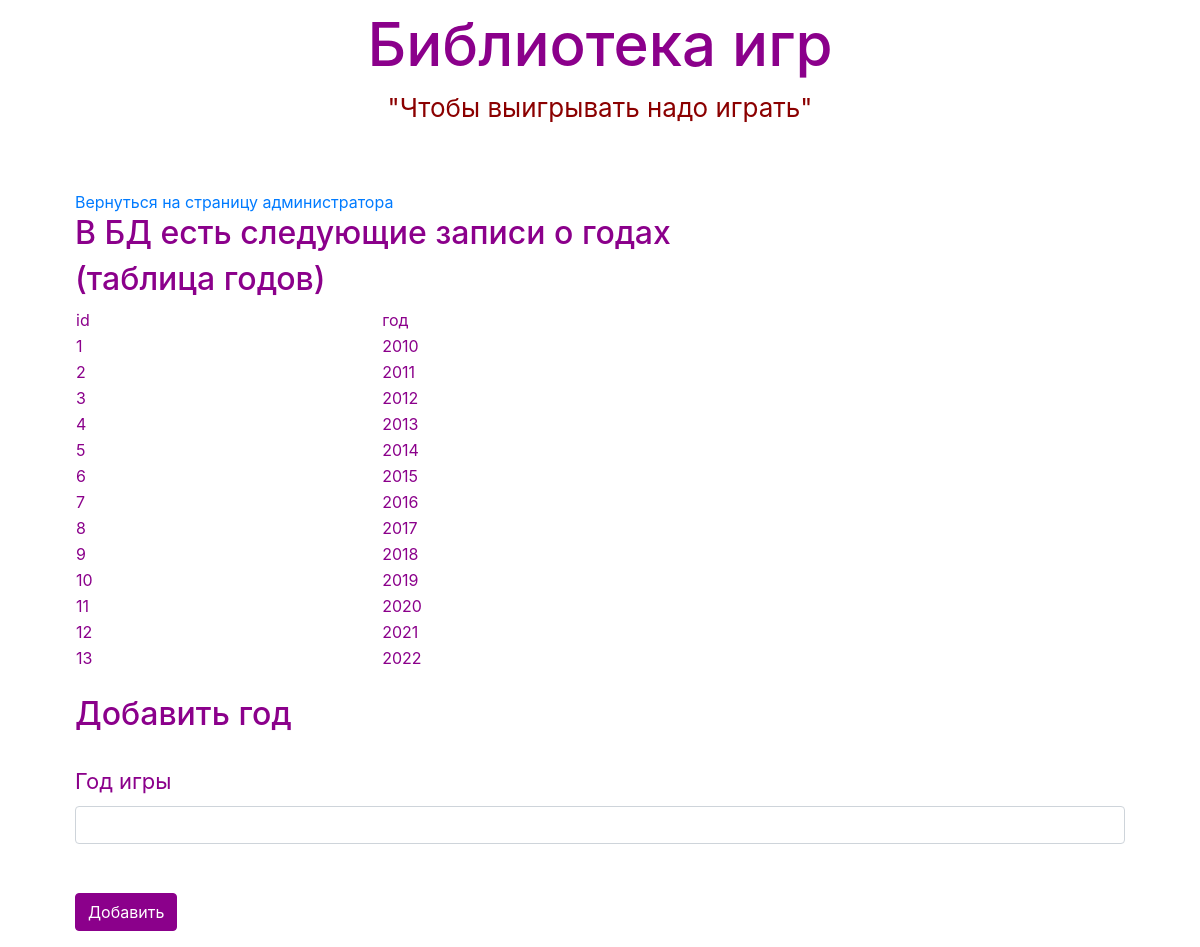
The app's page /addyear (signed in) with its own data.
### data/years.py (models this page shows, shortened)
class Year(SqlAlchemyBase):
    __tablename__ = 'years'
    id = sqlalchemy.Column(sqlalchemy.Integer, primary_key=True, autoincrement=True)
    name_year = sqlalchemy.Column(sqlalchemy.Integer, nullable=True)
    games = orm.relation("Game", back_populates='year')

### main.py (the view)
@app.route('/addyear', methods=['GET', 'POST'])
@login_required
def addyear():
    db_sess = db_session.create_session()
    year_in_bd = db_sess.query(Year).all()
    add_form = AddYearsGameForm()
    if add_form.validate_on_submit():
        year = Year(
            year=add_form.name_year.data)
        db_sess.add(year)
        db_sess.commit()
        return redirect('/index_admin')
    return render_template('add_years.html', title='Добавление годов', result=year_in_bd, form=add_form)

### data/add_years.py
class AddYearsGameForm(FlaskForm):
    name_year = IntegerField('Год игры', validators=[DataRequired()])
    submit = SubmitField('Добавить')

### data/db_session.py (called while the page is built)
def create_session() -> Session:
    global __factory
    return __factory()

### main.py (called while the page is built)
@login_manager.user_loader
def load_user(user_id):
    db_sess = db_session.create_session()
    return db_sess.query(User).get(user_id)

### templates/add_years.html (shortened to what this page needs)
{% extends "base.html" %}
{% block content %}
<br>
<a href="index_admin" >Вернуться на страницу администратора</a>
<br>
<h2>В БД есть следующие записи о годах</h2>
<h2>(таблица годов)</h2>
<div class="table_container">
    <table class="my_table">
        <tr class="my_row">
            <td class="title" width="70px" bgcolor="#dddddd">id</td>
            <td class="title" width="170px" bgcolor="#dddddd">год</td>
        </tr>
    </table>
</div>
{% for yr in result %}
<div class="table_container">
    <table class="my_table">
        <tr class="my_row">
            <td class="ordinary" width="70px" bgcolor="#eeeeff">{{ yr.id }} </td>
            <td class="ordinary" width="170px" bgcolor="#eeeeff" >{{ yr.name_year }} </td>
        </tr>
    </table>
</div>
{% endfor %}
<br>
<h2>Добавить год</h2>
<br>
<form action="" method="post">
    <p>
        {{ form.name_year.label }}<br>
        {{ form.name_year(class="form-control") }}<br>
    </p>
    <p>{{ form.submit(type="submit", class="btn btn-primary") }}</p>
</form>
{% endblock %}

### static/css/style.css (style rules this page uses)
p { color : #8B008B; font-size: 22px }
h2 { color :#8B008B; }
body { background-image: url("https://catherineasquithgallery.com/uploads/posts/2021-03/1614766690_50-p-igrovie-foni-dlya-youtube-58.jpg"); }
.btn-primary { background-color: #8B008B; border-color: #8B008B; }
table { width: 100%; }
td { background-color: transparent !important; color: #8B008B }

### records on screen
Year: id "1", name_year "2010"
Year: id "2", name_year "2011"
Year: id "3", name_year "2012"
Year: id "4", name_year "2013"
Year: id "5", name_year "2014"
Year: id "6", name_year "2015"
Year: id "7", name_year "2016"
Year: id "8", name_year "2017"
Year: id "9", name_year "2018"
Year: id "10", name_year "2019"
Year: id "11", name_year "2020"
Year: id "12", name_year "2021"
Year: id "13", name_year "2022"
